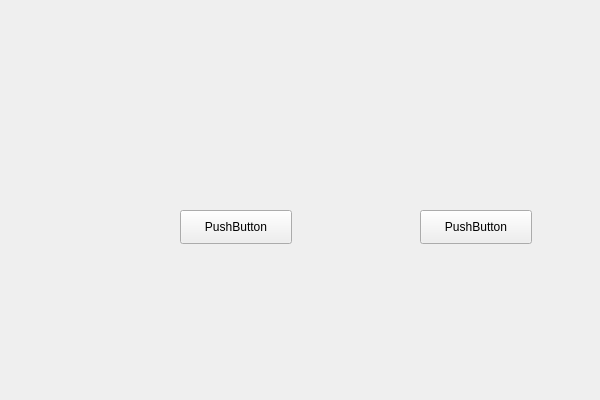
<?xml version="1.0" encoding="UTF-8"?>
<ui version="4.0">
 <class>EventFilterStudyClass</class>
 <widget class="QWidget" name="EventFilterStudyClass">
  <property name="geometry">
   <rect>
    <x>0</x>
    <y>0</y>
    <width>600</width>
    <height>400</height>
   </rect>
  </property>
  <property name="windowTitle">
   <string>EventFilterStudy</string>
  </property>
  <widget class="QPushButton" name="pushButton">
   <property name="geometry">
    <rect>
     <x>420</x>
     <y>210</y>
     <width>112</width>
     <height>34</height>
    </rect>
   </property>
   <property name="text">
    <string>PushButton</string>
   </property>
  </widget>
  <widget class="QPushButton" name="pushButton_2">
   <property name="geometry">
    <rect>
     <x>180</x>
     <y>210</y>
     <width>112</width>
     <height>34</height>
    </rect>
   </property>
   <property name="text">
    <string>PushButton</string>
   </property>
  </widget>
 </widget>
 <layoutdefault spacing="6" margin="11"/>
 <resources>
  <include location="EventFilterStudy.qrc"/>
 </resources>
 <connections/>
</ui>
